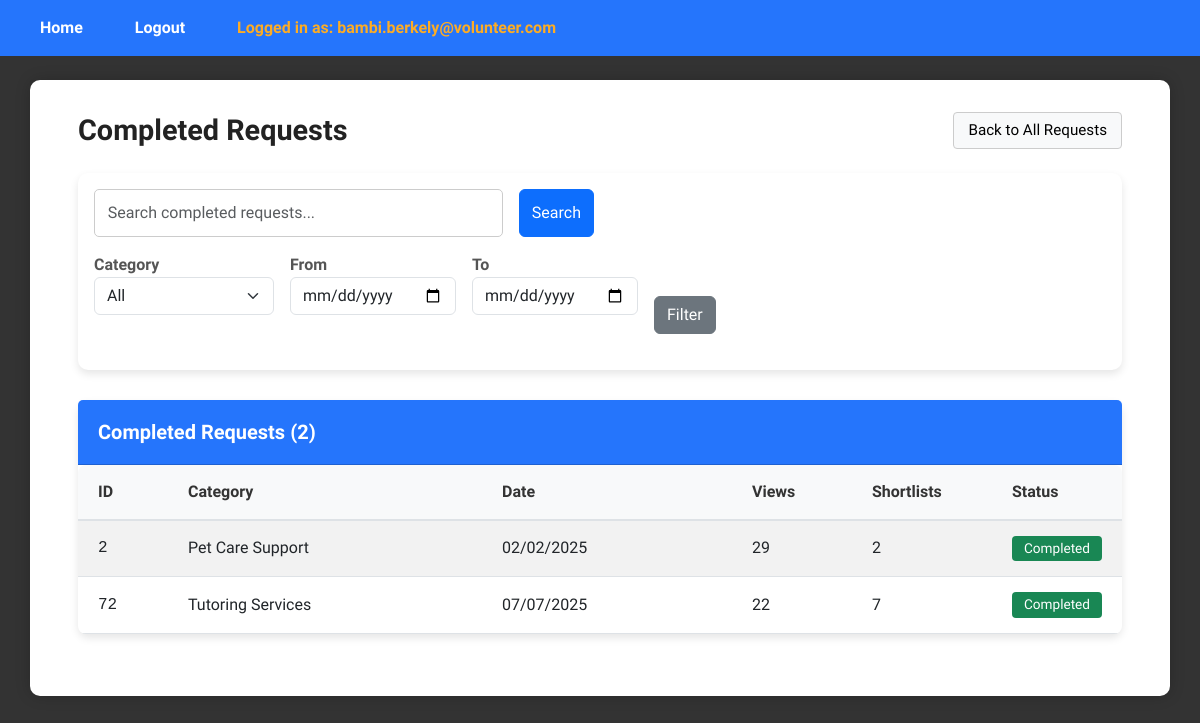
Screenshot of /ViewCompletedRequestsPage (signed in) with the database file from the repository.
### tables this page shows
CREATE TABLE request (
    request_id INTEGER PRIMARY KEY AUTOINCREMENT,
    pin_user_id INT,
    csrrep_user_id INT DEFAULT NULL,
    category_id INT,
    request_status BOOLEAN, --0 means uncompleted, 1 means completed
    request_date DATETIME,
    request_view_count INT,
    request_shortlist_count INT,
    FOREIGN KEY (pin_user_id) REFERENCES user(user_id),
    FOREIGN KEY (csrrep_user_id) REFERENCES user(user_id),
    FOREIGN KEY (category_id) REFERENCES category(category_id)
);

CREATE TABLE category (
    category_id INTEGER PRIMARY KEY AUTOINCREMENT,
    category_name VARCHAR(30),
    category_desc TEXT
);

### app.py (the view)
@app.route("/ViewCompletedRequestsPage", methods=["GET", "POST"])
def viewCompletedRequestsPage():
    if 'email' not in session:
        return redirect(url_for('login'))
    if session['role_id'] != 3:
        return redirect(url_for('login'))
    pin_user_id = session['user_id']
    view_completed_requests_controller = ViewCompletedRequestsController()
    completed_requests = view_completed_requests_controller.viewCompletedRequests(pin_user_id)
    search_controller = SearchCompletedRequestsController(pin_user_id)
    keyword = (request.args.get('request_keyword') or "").strip()
    if keyword:
        completed_requests = search_controller.searchCompletedRequests(pin_user_id,keyword)
    return render_template(
        "pin/ViewCompletedRequestsPage.html",
        completed_requests=completed_requests , request_keyword=keyword)

### controllers/pin/ViewCompletedRequestsController.py (called while the page is built)
    def viewCompletedRequests(self, pin_user_id):
        request = Request()
        return request.viewCompletedRequests(pin_user_id)

### database/database_management.py (called while the page is built)
def dbConnection():
    return sqlite3.connect("database/volunteer_system.db")

### entities/Request.py (called while the page is built)
    def viewCompletedRequests(self, pin_user_id):
        conn = database_management.dbConnection()
        conn.row_factory = sqlite3.Row
        cursor = conn.cursor()
        cursor.execute("""
        SELECT * FROM request r LEFT JOIN category c ON r.category_id = c.category_id WHERE r.pin_user_id = ? AND r.request_status = 1
        """, (pin_user_id,))
        rows = cursor.fetchall()
        conn.close()
        return [Request(**dict(row)) for row in rows] if rows else []

### templates/pin/ViewCompletedRequestsPage.html (shortened to what this page needs)
{% extends "layout.html" %}
{% block content %}
<div class="dashboard-wrapper">
  <div class="dashboard-container">
    <div class="d-flex justify-content-between align-items-center mb-4">
      <h1 class="m-0">Completed Requests</h1>
      <div class="d-flex align-items-center gap-3">
        <a href="{{ url_for('viewRequestPage') }}" class="plain-btn">Back to All Requests</a>
      </div>
    </div>
    <form method="GET" class="mb-4">
      <div class="card p-3">
        <div class="d-flex gap-3 mb-3" style="max-width: 500px;">
          <input
            type="text"
            name="request_keyword"
            class="form-control"
            placeholder="Search completed requests..."
            value="{{ search_term or '' }}"
          >
          <button type="submit" name="action" value="search" class="btn btn-primary">
            Search
          </button>
        </div>
        <div class="d-flex flex-wrap gap-3 align-items-end">
          <div>
            <label class="form-label m-0 fw-semibold">Category</label>
            <select name="category_id" class="form-select" style="width: 180px;">
              <option value="">All</option>
            </select>
          </div>
          <div>
            <label class="form-label m-0 fw-semibold">From</label>
            <input
              type="date"
              name="start_date"
              class="form-control"
              value="{{ start_date or '' }}"
            >
          </div>
          <div>
            <label class="form-label m-0 fw-semibold">To</label>
            <input
              type="date"
              name="end_date"
              class="form-control"
              value="{{ end_date or '' }}"
            >
          </div>
          <button
            type="submit"
            name="action"
            value="filter"
            class="btn btn-secondary"
          >
            Filter
          </button>
        </div>
      </div>
    </form>
    {% if not completed_requests %}
      <div class="card">
        <div class="card-body">
          <p class="m-0">You don’t have any completed requests yet.</p>
        </div>
      </div>
    {% else %}
      <div class="card">
        <div class="card-header d-flex justify-content-between align-items-center">
          <h5 class="m-0">Completed Requests ({{ completed_requests|length }})</h5>
        </div>
        <div class="card-body p-0">
          <div class="table-responsive">
            <table class="table table-striped table-hover m-0 align-middle">
              <thead class="table-light">
                <tr>
                  <th style="width: 90px;">ID</th>
                  <th>Category</th>
                  <th style="width: 160px;">Date</th>
                  <th style="width: 120px;">Views</th>
                  <th style="width: 140px;">Shortlists</th>
                  <th style="width: 130px;">Status</th>
                </tr>
              </thead>
              <tbody>
                {% for r in completed_requests %}
                <tr>
                  <td class="text-monospace">{{ r.request_id }}</td>
                  <td>{{ r.category_name }}</td>
                  <td>{{ r.request_date }}</td>
                  <td>{{ r.request_view_count }}</td>
                  <td>{{ r.request_shortlist_count }}</td>
                  <td><span class="badge bg-success">Completed</span></td>
                </tr>
                {% endfor %}
              </tbody>
            </table>
          </div>
        </div>
      </div>
    {% endif %}
  </div>
</div>
{% endblock %}

### static/css/styles.css (style rules this page uses)
body { font-family: "Stack Sans Headline", system-ui, 'Trebuchet MS', "Segoe UI", Geneva, Verdana, sans-serif; background: #333; color: #333; margin: 0; padding: 0; min-height: 100vh; }
h1 { text-align: center; margin-bottom: 1.5rem; color: #222; font-weight: 700; font-size: 1.8rem; }
form div { margin-bottom: 1.2rem; }
label { display: block; margin-bottom: 0.4rem; font-weight: 600; color: #555; }
input[type="email"], input[type="password"], input[type="text"] { width: 100%; padding: 0.7rem 0.8rem; border-radius: 5px; border: 1.5px solid #ccc; font-size: 1rem; transition: border-color 0.3s ease; box-sizing: border-box; }
.card { box-shadow: 0 4px 8px rgba(0,0,0,0.1); border-radius: 10px; border: none; margin-bottom: 30px; background: #fff; }
.card-header { background-color: #2575fc; color: white; padding: 20px; border-radius: 10px 10px 0 0; font-size: 1.2rem; }
.card-header h5 { margin: 0; font-weight: 600; }
.card-body { padding: 25px; }
.table-responsive { border-radius: 8px; overflow-x: auto; }
.table { margin-bottom: 0; width: 100%; border-collapse: collapse; table-layout: auto; }
.table thead th { padding: 15px 20px; font-weight: 600; border-bottom: 2px solid #dee2e6; white-space: nowrap; background-color: #f8f9fa; color: #333; text-align: left; }
.table tbody td { padding: 15px 20px; vertical-align: middle; border-bottom: 1px solid #dee2e6; white-space: nowrap; }
.table-striped tbody tr:nth-of-type(odd) { background-color: rgba(0,0,0,0.02); }
.table th, .table td { min-width: 100px; }
.table th:first-child, .table td:first-child { min-width: 30px; }
.table th:nth-child(2), .table td:nth-child(2) { min-width: 180px; }
.table th:nth-child(3), .table td:nth-child(3) { min-width: 250px; }
.badge { font-size: 0.85em; padding: 6px 12px; font-weight: 500; border-radius: 4px; display: inline-block; }
.plain-btn { background-color: #f8f9fa; border: 1px solid #ccc; color: #000; padding: 6px 14px; border-radius: 4px; font-size: 0.95rem; font-weight: 500; cursor: pointer; text-decoration: none; display: inline-block; transition: background-color 0.2s ease, border-color 0.2s ease; }

### templates/pin/ViewCompletedRequestsPage.html (style rules this page uses)
.text-monospace { font-family: ui-monospace, SFMono-Regular, Menlo, Monaco, Consolas, "Liberation Mono", "Courier New", monospace; }
.badge.bg-success { background-color: #28a745; color: white; }

### rows the page displays
request: request_id "2", category_name "Pet Care Support", request_date "02/02/2025", request_view_count "29", request_shortlist_count "2"
request: request_id "72", category_name "Tutoring Services", request_date "07/07/2025", request_view_count "22", request_shortlist_count "7"

### other values shown
{{ session.email }} "bambi.berkely@volunteer.com"
{{ completed_requests|length }} "2"
